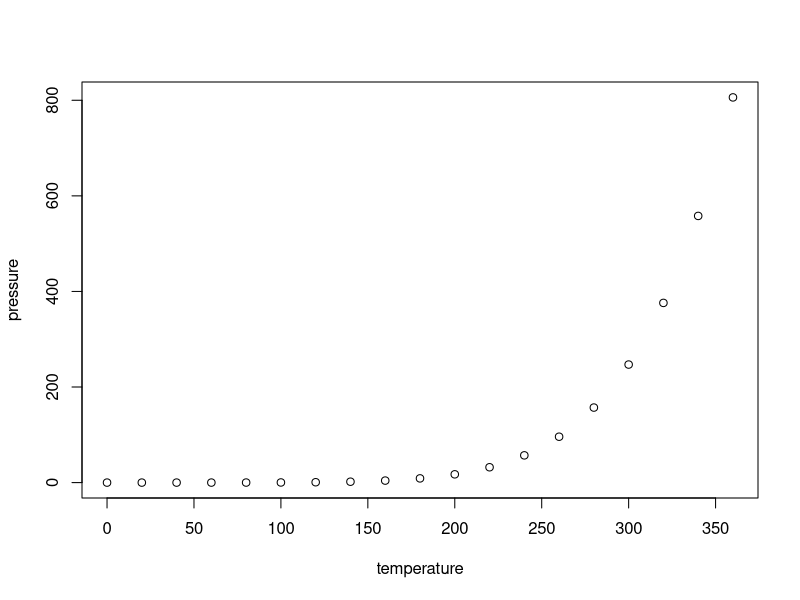
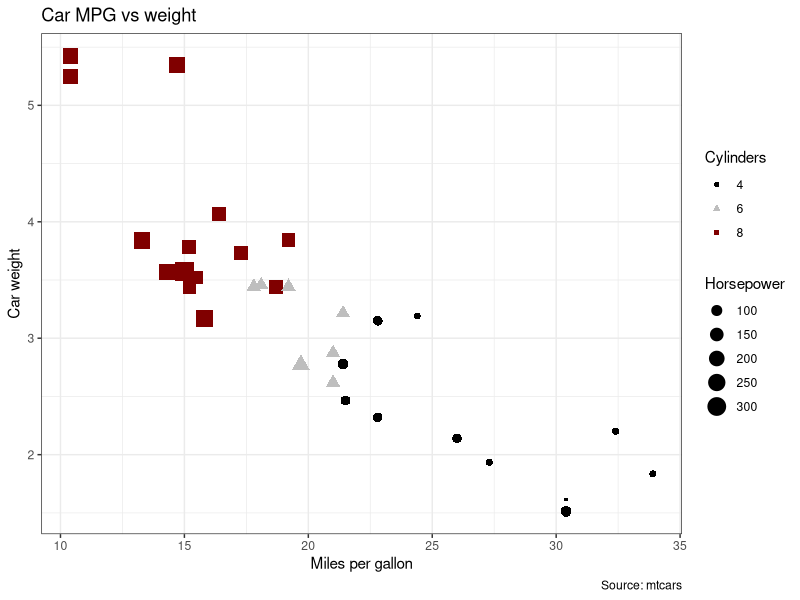

Reproduce these figures in R, in order.
## ---- chunk 1
knitr::opts_chunk$set(echo = T)
library(tidyverse)
## ---- chunk 2
summary(cars)
## ---- chunk 3
plot(pressure)
## ---- chunk 4
ggplot(mtcars)+ 
       geom_point(aes(x = mpg, y = wt, 
                      color = factor(cyl),
                      shape = factor(cyl),
                      size = hp))+ 
                      #label = rownames(mtcars), check_overlap = TRUE) +
  theme_bw() +
  scale_color_manual(values = c("black", "gray", "#800000") ) +
  labs(title = "Car MPG vs weight", 
       x = 'Miles per gallon',
       y = 'Car weight',
       shape="Cylinders", size="Horsepower", color = "Cylinders",
       caption = "Source: mtcars")

